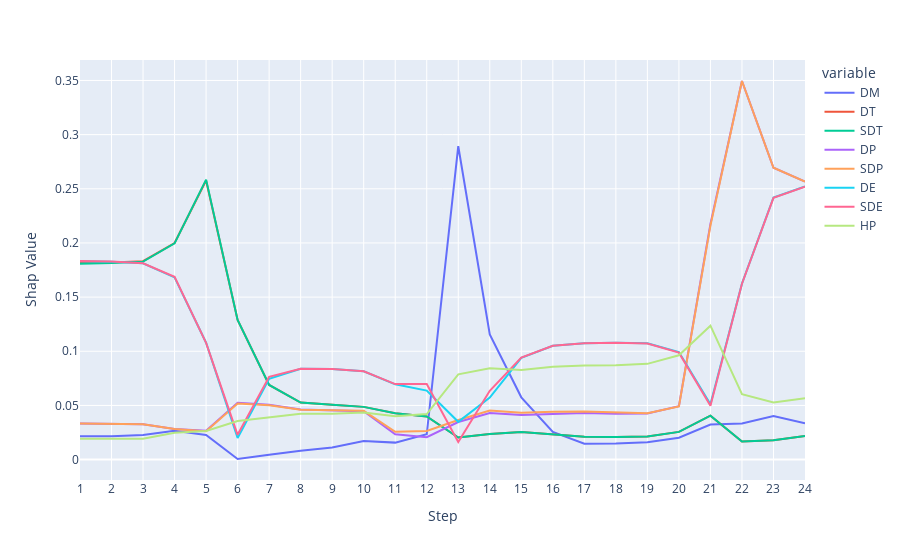

The cell this chart's notebook holds for it:
### Code cell
df_shapley, pred_explain, internal, timing,df = group_shap_single_exp(base_config,approach='empirical')
print(df['action'].unique())
fig =px.line(data_frame=df_shapley[["DM","DT","SDT","DP","SDP","DE","SDE","HP"]].abs(),x= df_shapley[["DM","DT","SDT","DP","SDP","DE","SDE","HP"]].index ,y = df_shapley[["DM","DT","SDT","DP","SDP","DE","SDE","HP"]].columns).update_layout(xaxis_title="Step", yaxis_title="Shap Value")
fig.show()

### Figure 1 — Plotly figure (JSON) as saved in the notebook; plotly's stock layout.template omitted (floating-point values rounded to 4 significant figures)
{"data": [{"hovertemplate": "variable=DM<br>index=%{x}<br>value=%{y}<extra></extra>", "legendgroup": "DM", "line": {"color": "#636efa", "dash": "solid"}, "marker": {"symbol": "circle"}, "mode": "lines", "name": "DM", "orientation": "v", "showlegend": true, "type": "scatter", "x": ["1", "2", "3", "4", "5", "6", "7", "8", "9", "10", "11", "12", "13", "14", "15", "16", "17", "18", "19", "20", "21", "22", "23", "24"], "xaxis": "x", "y": [0.0215, 0.02154, 0.02272, 0.02674, 0.02281, 0.0005539, 0.004518, 0.00824, 0.01113, 0.01722, 0.01567, 0.02333, 0.2893, 0.1156, 0.0575, 0.0256, 0.01469, 0.01486, 0.01608, 0.0202, 0.03232, 0.03335, 0.0402, 0.03353], "yaxis": "y"}, {"hovertemplate": "variable=DT<br>index=%{x}<br>value=%{y}<extra></extra>", "legendgroup": "DT", "line": {"color": "#EF553B", "dash": "solid"}, "marker": {"symbol": "circle"}, "mode": "lines", "name": "DT", "orientation": "v", "showlegend": true, "type": "scatter", "x": ["1", "2", "3", "4", "5", "6", "7", "8", "9", "10", "11", "12", "13", "14", "15", "16", "17", "18", "19", "20", "21", "22", "23", "24"], "xaxis": "x", "y": [0.1815, 0.1819, 0.1832, 0.1999, 0.2577, 0.1289, 0.06892, 0.05265, 0.05065, 0.04868, 0.04278, 0.03979, 0.02039, 0.02359, 0.02539, 0.02315, 0.02111, 0.0208, 0.02129, 0.02558, 0.04056, 0.01679, 0.01779, 0.02172], "yaxis": "y"}, {"hovertemplate": "variable=SDT<br>index=%{x}<br>value=%{y}<extra></extra>", "legendgroup": "SDT", "line": {"color": "#00cc96", "dash": "solid"}, "marker": {"symbol": "circle"}, "mode": "lines", "name": "SDT", "orientation": "v", "showlegend": true, "type": "scatter", "x": ["1", "2", "3", "4", "5", "6", "7", "8", "9", "10", "11", "12", "13", "14", "15", "16", "17", "18", "19", "20", "21", "22", "23", "24"], "xaxis": "x", "y": [0.1808, 0.1814, 0.1828, 0.1997, 0.2585, 0.1289, 0.06892, 0.05265, 0.05065, 0.04868, 0.04278, 0.03979, 0.02039, 0.02359, 0.02539, 0.02315, 0.02111, 0.0208, 0.02129, 0.02558, 0.04056, 0.01679, 0.01779, 0.02172], "yaxis": "y"}, {"hovertemplate": "variable=DP<br>index=%{x}<br>value=%{y}<extra></extra>", "legendgroup": "DP", "line": {"color": "#ab63fa", "dash": "solid"}, "marker": {"symbol": "circle"}, "mode": "lines", "name": "DP", "orientation": "v", "showlegend": true, "type": "scatter", "x": ["1", "2", "3", "4", "5", "6", "7", "8", "9", "10", "11", "12", "13", "14", "15", "16", "17", "18", "19", "20", "21", "22", "23", "24"], "xaxis": "x", "y": [0.03323, 0.03319, 0.03267, 0.02833, 0.02667, 0.0525, 0.05062, 0.04619, 0.04524, 0.04473, 0.02341, 0.02075, 0.03468, 0.04297, 0.04107, 0.04232, 0.04294, 0.04242, 0.04253, 0.04935, 0.2175, 0.3495, 0.2694, 0.2566], "yaxis": "y"}, {"hovertemplate": "variable=SDP<br>index=%{x}<br>value=%{y}<extra></extra>", "legendgroup": "SDP", "line": {"color": "#FFA15A", "dash": "solid"}, "marker": {"symbol": "circle"}, "mode": "lines", "name": "SDP", "orientation": "v", "showlegend": true, "type": "scatter", "x": ["1", "2", "3", "4", "5", "6", "7", "8", "9", "10", "11", "12", "13", "14", "15", "16", "17", "18", "19", "20", "21", "22", "23", "24"], "xaxis": "x", "y": [0.03329, 0.03319, 0.03265, 0.02821, 0.02617, 0.05178, 0.05006, 0.04601, 0.04526, 0.04505, 0.02566, 0.02645, 0.03649, 0.04524, 0.04325, 0.04426, 0.04442, 0.04334, 0.04286, 0.04902, 0.216, 0.3495, 0.2694, 0.2566], "yaxis": "y"}, {"hovertemplate": "variable=DE<br>index=%{x}<br>value=%{y}<extra></extra>", "legendgroup": "DE", "line": {"color": "#19d3f3", "dash": "solid"}, "marker": {"symbol": "circle"}, "mode": "lines", "name": "DE", "orientation": "v", "showlegend": true, "type": "scatter", "x": ["1", "2", "3", "4", "5", "6", "7", "8", "9", "10", "11", "12", "13", "14", "15", "16", "17", "18", "19", "20", "21", "22", "23", "24"], "xaxis": "x", "y": [0.1831, 0.1827, 0.1812, 0.1682, 0.1079, 0.01995, 0.07456, 0.08384, 0.08354, 0.08155, 0.06947, 0.06374, 0.03488, 0.05731, 0.0939, 0.1051, 0.1075, 0.1078, 0.1073, 0.09934, 0.05102, 0.1624, 0.242, 0.2522], "yaxis": "y"}, {"hovertemplate": "variable=SDE<br>index=%{x}<br>value=%{y}<extra></extra>", "legendgroup": "SDE", "line": {"color": "#FF6692", "dash": "solid"}, "marker": {"symbol": "circle"}, "mode": "lines", "name": "SDE", "orientation": "v", "showlegend": true, "type": "scatter", "x": ["1", "2", "3", "4", "5", "6", "7", "8", "9", "10", "11", "12", "13", "14", "15", "16", "17", "18", "19", "20", "21", "22", "23", "24"], "xaxis": "x", "y": [0.1834, 0.1828, 0.1813, 0.1688, 0.1078, 0.02286, 0.07642, 0.08384, 0.08354, 0.08155, 0.06974, 0.06981, 0.01624, 0.06356, 0.09422, 0.105, 0.1075, 0.1078, 0.1072, 0.09873, 0.04975, 0.1623, 0.2417, 0.2519], "yaxis": "y"}, {"hovertemplate": "variable=HP<br>index=%{x}<br>value=%{y}<extra></extra>", "legendgroup": "HP", "line": {"color": "#B6E880", "dash": "solid"}, "marker": {"symbol": "circle"}, "mode": "lines", "name": "HP", "orientation": "v", "showlegend": true, "type": "scatter", "x": ["1", "2", "3", "4", "5", "6", "7", "8", "9", "10", "11", "12", "13", "14", "15", "16", "17", "18", "19", "20", "21", "22", "23", "24"], "xaxis": "x", "y": [0.01935, 0.01923, 0.01933, 0.02475, 0.0265, 0.03554, 0.03871, 0.04234, 0.04236, 0.04346, 0.03999, 0.0421, 0.07867, 0.08427, 0.08265, 0.08577, 0.08699, 0.08715, 0.08838, 0.09633, 0.1236, 0.06032, 0.05279, 0.0567], "yaxis": "y"}], "layout": {"legend": {"title": {"text": "variable"}, "tracegroupgap": 0}, "margin": {"t": 60}, "xaxis": {"anchor": "y", "domain": [0, 1], "title": {"text": "Step"}}, "yaxis": {"anchor": "x", "domain": [0, 1], "title": {"text": "Shap Value"}}}}
